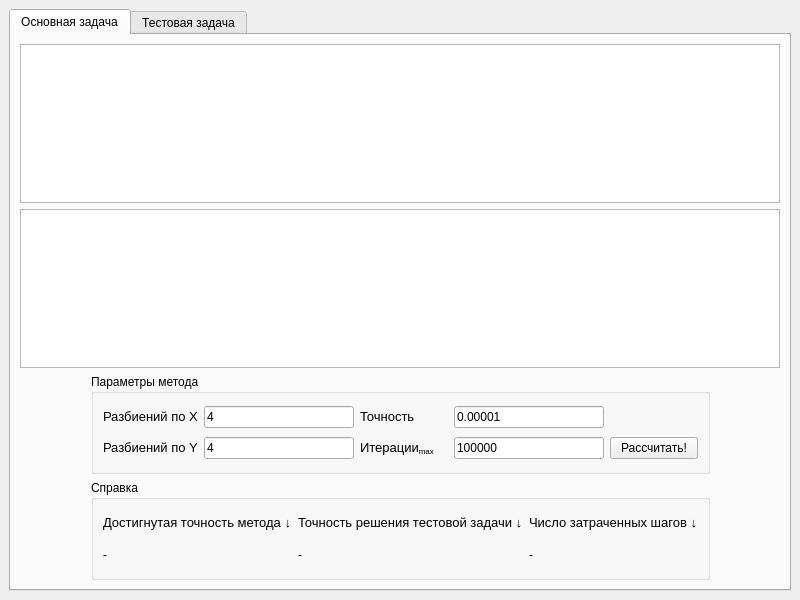
<?xml version="1.0" encoding="UTF-8"?>
<ui version="4.0">
 <class>MainWindow</class>
 <widget class="QMainWindow" name="MainWindow">
  <property name="geometry">
   <rect>
    <x>0</x>
    <y>0</y>
    <width>800</width>
    <height>600</height>
   </rect>
  </property>
  <property name="windowTitle">
   <string>Лабораторная работа 4</string>
  </property>
  <property name="toolButtonStyle">
   <enum>Qt::ToolButtonIconOnly</enum>
  </property>
  <property name="documentMode">
   <bool>false</bool>
  </property>
  <widget class="QWidget" name="centralwidget">
   <layout class="QGridLayout" name="gridLayout">
    <item row="0" column="0">
     <widget class="QTabWidget" name="tabWidget">
      <property name="currentIndex">
       <number>0</number>
      </property>
      <widget class="QWidget" name="tab_3">
       <attribute name="title">
        <string>Основная задача</string>
       </attribute>
       <layout class="QGridLayout" name="gridLayout_4">
        <item row="2" column="2">
         <spacer name="horizontalSpacer_2">
          <property name="orientation">
           <enum>Qt::Horizontal</enum>
          </property>
          <property name="sizeHint" stdset="0">
           <size>
            <width>40</width>
            <height>20</height>
           </size>
          </property>
         </spacer>
        </item>
        <item row="2" column="1">
         <widget class="QGroupBox" name="groupBox">
          <property name="minimumSize">
           <size>
            <width>0</width>
            <height>100</height>
           </size>
          </property>
          <property name="maximumSize">
           <size>
            <width>760</width>
            <height>100</height>
           </size>
          </property>
          <property name="title">
           <string>Параметры метода</string>
          </property>
          <layout class="QGridLayout" name="gridLayout_2">
           <item row="0" column="2">
            <widget class="QLabel" name="label_3">
             <property name="text">
              <string>&lt;html&gt;&lt;head/&gt;&lt;body&gt;&lt;p&gt;&lt;span style=&quot; font-size:10pt;&quot;&gt;Точность&lt;/span&gt;&lt;/p&gt;&lt;/body&gt;&lt;/html&gt;</string>
             </property>
            </widget>
           </item>
           <item row="1" column="4">
            <widget class="QPushButton" name="calc_button_main">
             <property name="text">
              <string>Рассчитать!</string>
             </property>
            </widget>
           </item>
           <item row="1" column="3">
            <widget class="QLineEdit" name="max_iters_in_main">
             <property name="maximumSize">
              <size>
               <width>150</width>
               <height>16777215</height>
              </size>
             </property>
             <property name="text">
              <string>100000</string>
             </property>
            </widget>
           </item>
           <item row="1" column="2">
            <widget class="QLabel" name="label_4">
             <property name="text">
              <string>&lt;html&gt;&lt;head/&gt;&lt;body&gt;&lt;p&gt;&lt;span style=&quot; font-size:10pt;&quot;&gt;Итерации&lt;/span&gt;&lt;span style=&quot; font-size:10pt; vertical-align:sub;&quot;&gt;max&lt;/span&gt;&lt;/p&gt;&lt;/body&gt;&lt;/html&gt;</string>
             </property>
            </widget>
           </item>
           <item row="0" column="0">
            <widget class="QLabel" name="label">
             <property name="text">
              <string>&lt;html&gt;&lt;head/&gt;&lt;body&gt;&lt;p&gt;&lt;span style=&quot; font-size:10pt;&quot;&gt;Разбиений по X&lt;/span&gt;&lt;/p&gt;&lt;/body&gt;&lt;/html&gt;</string>
             </property>
            </widget>
           </item>
           <item row="0" column="3">
            <widget class="QLineEdit" name="accuracy_in_main">
             <property name="maximumSize">
              <size>
               <width>150</width>
               <height>16777215</height>
              </size>
             </property>
             <property name="text">
              <string>0.00001</string>
             </property>
            </widget>
           </item>
           <item row="0" column="1">
            <widget class="QLineEdit" name="n_x_partitions_in_main">
             <property name="maximumSize">
              <size>
               <width>150</width>
               <height>16777215</height>
              </size>
             </property>
             <property name="text">
              <string>4</string>
             </property>
            </widget>
           </item>
           <item row="1" column="1">
            <widget class="QLineEdit" name="m_y_partitions_in_main">
             <property name="maximumSize">
              <size>
               <width>150</width>
               <height>16777215</height>
              </size>
             </property>
             <property name="text">
              <string>4</string>
             </property>
            </widget>
           </item>
           <item row="1" column="0">
            <widget class="QLabel" name="label_2">
             <property name="text">
              <string>&lt;html&gt;&lt;head/&gt;&lt;body&gt;&lt;p&gt;&lt;span style=&quot; font-size:10pt;&quot;&gt;Разбиений по Y&lt;/span&gt;&lt;/p&gt;&lt;/body&gt;&lt;/html&gt;</string>
             </property>
            </widget>
           </item>
          </layout>
         </widget>
        </item>
        <item row="3" column="1">
         <widget class="QGroupBox" name="groupBox_2">
          <property name="minimumSize">
           <size>
            <width>0</width>
            <height>100</height>
           </size>
          </property>
          <property name="maximumSize">
           <size>
            <width>760</width>
            <height>100</height>
           </size>
          </property>
          <property name="title">
           <string>Справка</string>
          </property>
          <layout class="QGridLayout" name="gridLayout_3">
           <item row="0" column="1">
            <widget class="QLabel" name="label_8">
             <property name="text">
              <string>&lt;html&gt;&lt;head/&gt;&lt;body&gt;&lt;p&gt;&lt;span style=&quot; font-size:10pt;&quot;&gt;Точность решения тестовой задачи ↓&lt;/span&gt;&lt;/p&gt;&lt;/body&gt;&lt;/html&gt;</string>
             </property>
            </widget>
           </item>
           <item row="1" column="0">
            <widget class="QLabel" name="accuracy_lbl_main">
             <property name="text">
              <string>-</string>
             </property>
            </widget>
           </item>
           <item row="1" column="1">
            <widget class="QLabel" name="test_accurac_lbl_main">
             <property name="text">
              <string>-</string>
             </property>
            </widget>
           </item>
           <item row="0" column="0">
            <widget class="QLabel" name="label_6">
             <property name="text">
              <string>&lt;html&gt;&lt;head/&gt;&lt;body&gt;&lt;p&gt;&lt;span style=&quot; font-size:10pt;&quot;&gt;Достигнутая точность метода ↓&lt;/span&gt;&lt;/p&gt;&lt;/body&gt;&lt;/html&gt;</string>
             </property>
            </widget>
           </item>
           <item row="1" column="2">
            <widget class="QLabel" name="step_num_lbl_main">
             <property name="text">
              <string>-</string>
             </property>
            </widget>
           </item>
           <item row="0" column="2">
            <widget class="QLabel" name="label_10">
             <property name="text">
              <string>&lt;html&gt;&lt;head/&gt;&lt;body&gt;&lt;p&gt;&lt;span style=&quot; font-size:10pt;&quot;&gt;Число затраченных шагов ↓&lt;/span&gt;&lt;/p&gt;&lt;/body&gt;&lt;/html&gt;</string>
             </property>
            </widget>
           </item>
          </layout>
         </widget>
        </item>
        <item row="0" column="0" colspan="3">
         <widget class="QTableWidget" name="out_table_main">
          <property name="verticalScrollMode">
           <enum>QAbstractItemView::ScrollPerPixel</enum>
          </property>
          <property name="horizontalScrollMode">
           <enum>QAbstractItemView::ScrollPerPixel</enum>
          </property>
          <attribute name="horizontalHeaderDefaultSectionSize">
           <number>130</number>
          </attribute>
         </widget>
        </item>
        <item row="2" column="0">
         <spacer name="horizontalSpacer">
          <property name="orientation">
           <enum>Qt::Horizontal</enum>
          </property>
          <property name="sizeHint" stdset="0">
           <size>
            <width>40</width>
            <height>20</height>
           </size>
          </property>
         </spacer>
        </item>
        <item row="1" column="0" colspan="3">
         <widget class="QTableWidget" name="out_table_2_main">
          <property name="verticalScrollMode">
           <enum>QAbstractItemView::ScrollPerPixel</enum>
          </property>
          <property name="horizontalScrollMode">
           <enum>QAbstractItemView::ScrollPerPixel</enum>
          </property>
         </widget>
        </item>
       </layout>
      </widget>
      <widget class="QWidget" name="tab_4">
       <attribute name="title">
        <string>Тестовая задача</string>
       </attribute>
       <layout class="QGridLayout" name="gridLayout_7">
        <item row="2" column="2">
         <spacer name="horizontalSpacer_4">
          <property name="orientation">
           <enum>Qt::Horizontal</enum>
          </property>
          <property name="sizeHint" stdset="0">
           <size>
            <width>40</width>
            <height>20</height>
           </size>
          </property>
         </spacer>
        </item>
        <item row="0" column="0" colspan="3">
         <widget class="QTableWidget" name="out_table_test">
          <property name="verticalScrollMode">
           <enum>QAbstractItemView::ScrollPerPixel</enum>
          </property>
          <property name="horizontalScrollMode">
           <enum>QAbstractItemView::ScrollPerPixel</enum>
          </property>
          <attribute name="horizontalHeaderDefaultSectionSize">
           <number>130</number>
          </attribute>
         </widget>
        </item>
        <item row="2" column="1">
         <widget class="QGroupBox" name="groupBox_3">
          <property name="minimumSize">
           <size>
            <width>0</width>
            <height>100</height>
           </size>
          </property>
          <property name="maximumSize">
           <size>
            <width>760</width>
            <height>100</height>
           </size>
          </property>
          <property name="title">
           <string>Параметры метода</string>
          </property>
          <layout class="QGridLayout" name="gridLayout_5">
           <item row="1" column="2">
            <widget class="QLabel" name="label_7">
             <property name="text">
              <string>&lt;html&gt;&lt;head/&gt;&lt;body&gt;&lt;p&gt;&lt;span style=&quot; font-size:10pt;&quot;&gt;Итерации&lt;/span&gt;&lt;span style=&quot; font-size:10pt; vertical-align:sub;&quot;&gt;max&lt;/span&gt;&lt;/p&gt;&lt;/body&gt;&lt;/html&gt;</string>
             </property>
            </widget>
           </item>
           <item row="0" column="3">
            <widget class="QLineEdit" name="accuracy_in_test">
             <property name="maximumSize">
              <size>
               <width>150</width>
               <height>16777215</height>
              </size>
             </property>
             <property name="text">
              <string>0.00001</string>
             </property>
            </widget>
           </item>
           <item row="0" column="1">
            <widget class="QLineEdit" name="n_x_partitions_in_test">
             <property name="maximumSize">
              <size>
               <width>150</width>
               <height>16777215</height>
              </size>
             </property>
             <property name="text">
              <string>4</string>
             </property>
            </widget>
           </item>
           <item row="1" column="0">
            <widget class="QLabel" name="label_12">
             <property name="text">
              <string>&lt;html&gt;&lt;head/&gt;&lt;body&gt;&lt;p&gt;&lt;span style=&quot; font-size:10pt;&quot;&gt;Разбиений по Y&lt;/span&gt;&lt;/p&gt;&lt;/body&gt;&lt;/html&gt;</string>
             </property>
            </widget>
           </item>
           <item row="1" column="1">
            <widget class="QLineEdit" name="m_y_partitions_in_test">
             <property name="maximumSize">
              <size>
               <width>150</width>
               <height>16777215</height>
              </size>
             </property>
             <property name="text">
              <string>4</string>
             </property>
            </widget>
           </item>
           <item row="1" column="4">
            <widget class="QPushButton" name="calc_button_test">
             <property name="text">
              <string>Рассчитать!</string>
             </property>
            </widget>
           </item>
           <item row="0" column="0">
            <widget class="QLabel" name="label_9">
             <property name="text">
              <string>&lt;html&gt;&lt;head/&gt;&lt;body&gt;&lt;p&gt;&lt;span style=&quot; font-size:10pt;&quot;&gt;Разбиений по X&lt;/span&gt;&lt;/p&gt;&lt;/body&gt;&lt;/html&gt;</string>
             </property>
            </widget>
           </item>
           <item row="1" column="3">
            <widget class="QLineEdit" name="max_iters_in_test">
             <property name="maximumSize">
              <size>
               <width>150</width>
               <height>16777215</height>
              </size>
             </property>
             <property name="text">
              <string>100000</string>
             </property>
            </widget>
           </item>
           <item row="0" column="2">
            <widget class="QLabel" name="label_11">
             <property name="text">
              <string>&lt;html&gt;&lt;head/&gt;&lt;body&gt;&lt;p&gt;&lt;span style=&quot; font-size:10pt;&quot;&gt;Точность&lt;/span&gt;&lt;/p&gt;&lt;/body&gt;&lt;/html&gt;</string>
             </property>
            </widget>
           </item>
          </layout>
         </widget>
        </item>
        <item row="2" column="0">
         <spacer name="horizontalSpacer_3">
          <property name="orientation">
           <enum>Qt::Horizontal</enum>
          </property>
          <property name="sizeHint" stdset="0">
           <size>
            <width>40</width>
            <height>20</height>
           </size>
          </property>
         </spacer>
        </item>
        <item row="3" column="1">
         <widget class="QGroupBox" name="groupBox_4">
          <property name="minimumSize">
           <size>
            <width>0</width>
            <height>100</height>
           </size>
          </property>
          <property name="maximumSize">
           <size>
            <width>760</width>
            <height>100</height>
           </size>
          </property>
          <property name="title">
           <string>Справка</string>
          </property>
          <layout class="QGridLayout" name="gridLayout_6">
           <item row="0" column="0">
            <widget class="QLabel" name="label_14">
             <property name="text">
              <string>&lt;html&gt;&lt;head/&gt;&lt;body&gt;&lt;p&gt;&lt;span style=&quot; font-size:10pt;&quot;&gt;Достигнутая точность метода ↓&lt;/span&gt;&lt;/p&gt;&lt;/body&gt;&lt;/html&gt;</string>
             </property>
            </widget>
           </item>
           <item row="0" column="1">
            <widget class="QLabel" name="label_15">
             <property name="text">
              <string>&lt;html&gt;&lt;head/&gt;&lt;body&gt;&lt;p&gt;&lt;span style=&quot; font-size:10pt;&quot;&gt;Точность решения тестовой задачи ↓&lt;/span&gt;&lt;/p&gt;&lt;/body&gt;&lt;/html&gt;</string>
             </property>
            </widget>
           </item>
           <item row="0" column="2">
            <widget class="QLabel" name="label_16">
             <property name="text">
              <string>&lt;html&gt;&lt;head/&gt;&lt;body&gt;&lt;p&gt;&lt;span style=&quot; font-size:10pt;&quot;&gt;Число затраченных шагов ↓&lt;/span&gt;&lt;/p&gt;&lt;/body&gt;&lt;/html&gt;</string>
             </property>
            </widget>
           </item>
           <item row="1" column="0">
            <widget class="QLabel" name="accuracy_lbl_test">
             <property name="text">
              <string>-</string>
             </property>
            </widget>
           </item>
           <item row="1" column="1">
            <widget class="QLabel" name="test_accurac_lbl_test">
             <property name="text">
              <string>-</string>
             </property>
            </widget>
           </item>
           <item row="1" column="2">
            <widget class="QLabel" name="step_num_lbl_test">
             <property name="text">
              <string>-</string>
             </property>
            </widget>
           </item>
          </layout>
         </widget>
        </item>
        <item row="1" column="0" colspan="3">
         <widget class="QTableWidget" name="out_table_2_test">
          <property name="verticalScrollMode">
           <enum>QAbstractItemView::ScrollPerPixel</enum>
          </property>
          <property name="horizontalScrollMode">
           <enum>QAbstractItemView::ScrollPerPixel</enum>
          </property>
         </widget>
        </item>
       </layout>
      </widget>
     </widget>
    </item>
   </layout>
  </widget>
 </widget>
 <tabstops>
  <tabstop>n_x_partitions_in_main</tabstop>
  <tabstop>m_y_partitions_in_main</tabstop>
  <tabstop>accuracy_in_main</tabstop>
  <tabstop>max_iters_in_main</tabstop>
  <tabstop>calc_button_main</tabstop>
  <tabstop>n_x_partitions_in_test</tabstop>
  <tabstop>m_y_partitions_in_test</tabstop>
  <tabstop>accuracy_in_test</tabstop>
  <tabstop>max_iters_in_test</tabstop>
  <tabstop>calc_button_test</tabstop>
  <tabstop>out_table_main</tabstop>
  <tabstop>out_table_test</tabstop>
  <tabstop>tabWidget</tabstop>
 </tabstops>
 <resources/>
 <connections/>
</ui>
